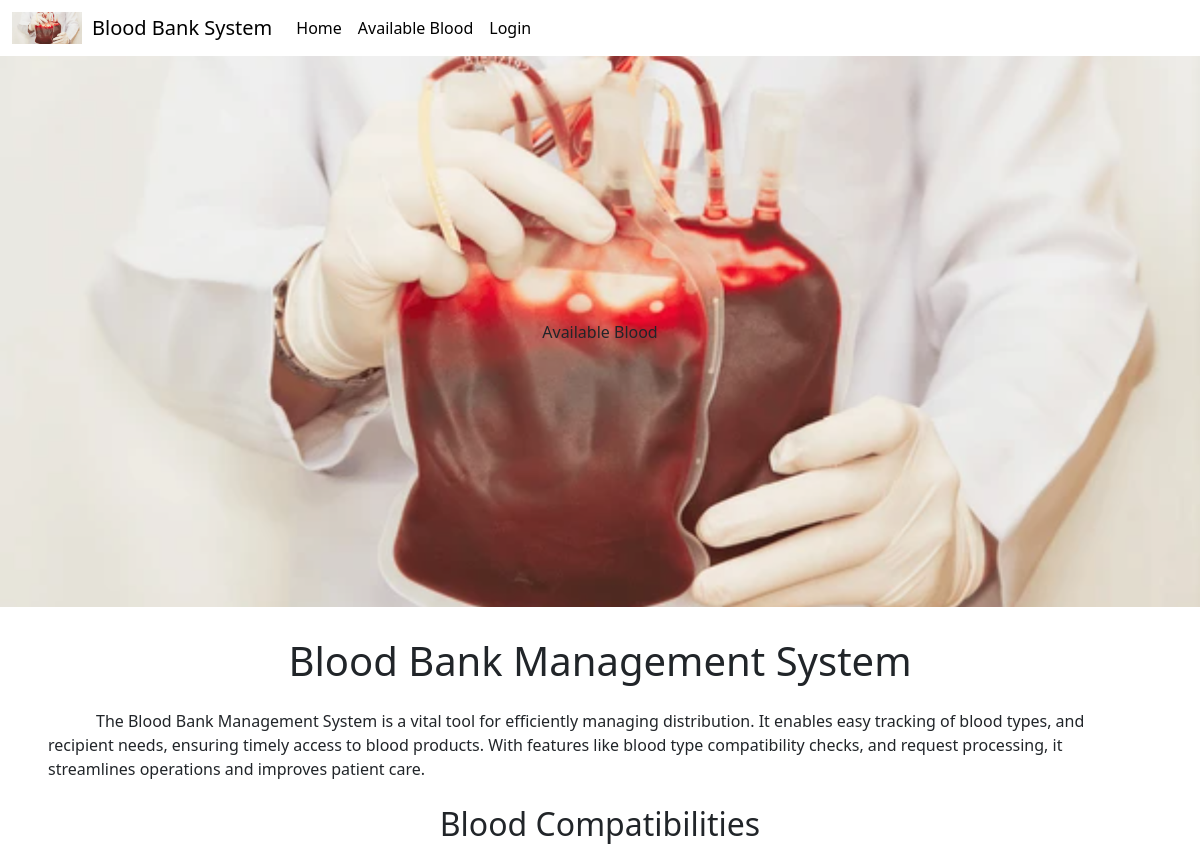
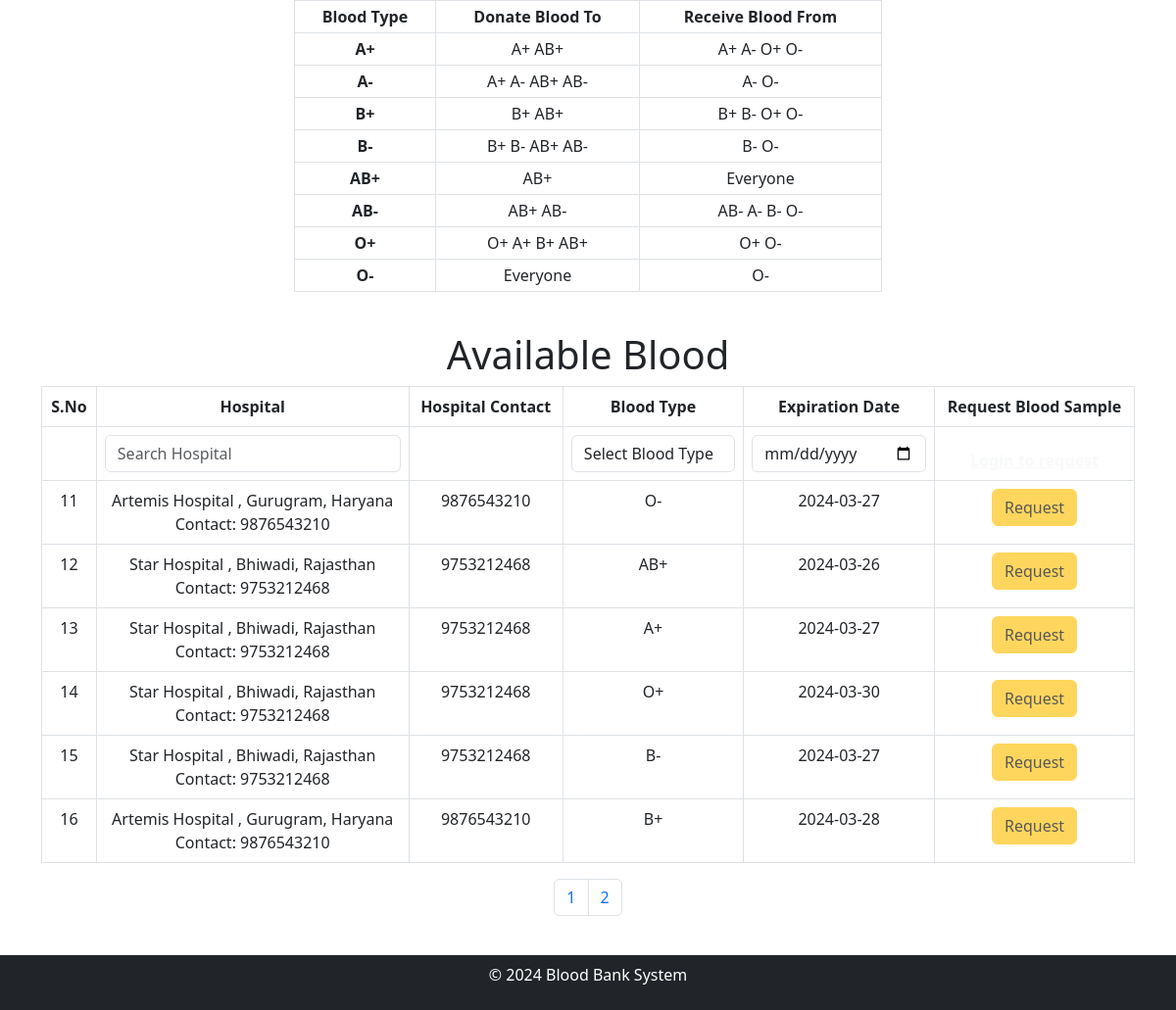
Screenshot of /?page=2 with the database file from the repository (2 pictures, top to bottom).
### tables this page shows
CREATE TABLE `add_blood` (
  `blood_info_id` int(11) NOT NULL,
  `hospital_id` int(11) DEFAULT NULL,
  `blood_type` varchar(10) DEFAULT NULL,
  `expiration_date` date DEFAULT NULL
);

CREATE TABLE `hospital` (
  `hospital_id` int(11) NOT NULL,
  `user_id` int(11) DEFAULT NULL,
  `hospital_name` varchar(255) DEFAULT NULL,
  `address` varchar(255) DEFAULT NULL,
  `phone_number` varchar(255) DEFAULT NULL
);

### index.php (the view, shortened to what this page needs)
<!DOCTYPE html>
<html lang="en">
<head>
    <link rel="stylesheet" href="https://cdnjs.cloudflare.com/ajax/libs/font-awesome/5.15.3/css/all.min.css">
    <link rel="stylesheet" href="https://cdn.jsdelivr.net/npm/bootstrap@5.3.0-alpha3/dist/css/bootstrap.min.css">
</head>
<body>
    <?php
        require('nav.php');
    ?>
    <div class="home">
        <img src="image1.png" alt="">
        <div class="button-container">
            <a href='#available' class="btn  m-2">Available Blood</a>
        </div>
    </div>
    <div class="m-4">
        <h1 class="text-center mb-4">Blood Bank Management System</h1>
        <div class="m-4">
        <span class="p-4 m-4 text-center">
The Blood Bank Management System is a vital tool for
efficiently managing distribution.
 It enables easy tracking of blood types,
  and recipient needs, ensuring timely access
 to blood products. With features like blood type compatibility checks, and
 request processing, it streamlines operations and
improves patient care.
</span>
    <h2 class="text-center mt-4 "style="margin-top:40px">Blood Compatibilities</h2>
        <div class="table-responsive m-4 d-flex justify-content-center">
            <table class="table table-bordered table-hover text-center table-sm" style="max-width: 600px;">
                <thead class="bg-dark text-white">
                    <tr>
                        <th>Blood Type</th>
                        <th>Donate Blood To</th>
                        <th>Receive Blood From</th>
                    </tr>
                </thead>
                <tbody>
                    <tr>
                        <th>A+</th>
                        <td>A+ AB+</td>
                        <td>A+ A- O+ O-</td>
                    </tr>
                    <tr>
                        <th>A-</th>
                        <td>A+ A- AB+ AB-</td>
                        <td>A- O-</th>
                    </tr>
                    <tr>
                        <th>B+</th>
                        <td>B+ AB+</td>
                        <td>B+ B- O+ O-</td>
                    </tr>
                    <tr>
                        <th>B-</th>
                        <td>B+ B- AB+ AB-</td>
                        <td>B- O-</td>
                    </tr>
                    <tr>
                        <th>AB+</th>
                        <td>AB+</td>
                        <td>Everyone</td>
                    </tr>
                    <tr>
                        <th>AB-</th>
                        <td>AB+ AB- </td>
                        <td>AB- A- B- O-</td>
                    </tr>
                    <tr>
                        <th> O+</th>
                        <td>O+ A+ B+ AB+</td>
                        <td>O+ O-</td>
                    </tr>
                    <tr>
                        <th>O-</th>
                        <td>Everyone</td>
                        <td>O-</td>
                    </tr>
                </tbody>
            </table>
        </div>
    </div>
    <div class="container">
        <h1 class="text-center " id="available">
            Available Blood
        </h1>
        <div class="table-responsive">
            <table class='table  table-bordered table-hover text-center'>
                <thead class="bg-danger text-white">
                    <tr>
                        <th>S.No</th>
                        <th>Hospital</th>
                        <th>Hospital Contact</th>
                        <th>Blood Type</th>
                        <th>Expiration Date</th>
                        <th>Request Blood Sample</th>
                    </tr>
                    <tr>
                        <th></th>
                        <th> <input class="form-control" id="hospitalSearch" type="text" name="hospital_query"
                                placeholder="Search Hospital"></th>
                        <th></th>
                        <th><select class="form-control" id="bloodTypeSearch" name="blood_type_query">
                                <option value="">Select Blood Type</option>
                            </select></th>
                        <th><input class="form-control" id="expirationDateSearch" type="date" name="expiration_query"
                                placeholder="Search Expiration Date"></th>
                        <th><a class="text-light" href="login.php">Login to request</a></th>
                    </tr>
                </thead>
                <?php
                include_once "config.php";
                $limit = 10;
                $page = isset($_GET['page']) ? $_GET['page'] : 1;
                $start = ($page - 1) * $limit;
                $totalRecordsQuery = "SELECT COUNT(*) AS total FROM add_blood";
                $totalRecordsResult = $conn->query($totalRecordsQuery);
                $totalRecords = $totalRecordsResult->fetch_assoc()['total'];
                $sql = "SELECT * FROM add_blood ORDER BY blood_info_id DESC LIMIT $start, $limit";
                $result = $conn->query($sql);
                if ($result->num_rows > 0) {
                    $i = $start + 1;
            while ($row = $result->fetch_assoc()) {
                $hospital_query = "SELECT * FROM hospital WHERE hospital_id = {$row['hospital_id']};";
                $hospital_details = $conn->query($hospital_query)->fetch_assoc();
                echo "<tr class='data-row'>";
                echo "<td>" . $i . "</td>";
                echo <<<details
                <td class='hospital'>{$hospital_details['hospital_name']} , {$hospital_details['address']}  <br>Contact: {$hospital_details['phone_number']}</td>
details;
echo <<<details
<td class='hospital'> {$hospital_details['phone_number']}</td>
details;
                echo "<td class='blood-type'>" . $row["blood_type"] . "</td>";
                echo "<td class='expiration-date'>" . $row["expiration_date"] . "</td>";
                echo "<td><button   class='btn btn-warning' disabled> Request</button> </td>";
                echo "</tr>";
                $i++;
            }
            echo "</table>";
        } else {
            echo "No blood samples available.";
        }
        ?>
                <nav aria-label="Page navigation">
                    <ul class="pagination justify-content-center">
                        <?php
                $totalPages = ceil($totalRecords / $limit);
                for ($i = 1; $i <= $totalPages; $i++) {
                    echo "<li class='page-item'><a class='page-link' href='?page=$i'>$i</a></li>";
                }
                ?>
                    </ul>
                </nav>
        </div>
    </div>
    </div>
    <footer class="bg-dark text-white py-2">
        <div class="container ">
            <div class="row">
                <div class="col-md-12 text-center">
                    <p>&copy; 2024 Blood Bank System</p>
                </div>
            </div>
        </div>
    </footer>
</body>
</html>

### index.php (style rules this page uses)
.home { position: relative; width: 100%; margin-bottom: 30px; }
.home img { margin: 0; width: 100%; display: block; }
.button-container { position: absolute; top: 50%; left: 50%; transform: translate(-50%, -50%); text-align: center; }

### rows the page displays
add_blood: hospital.hospital_name "Artemis Hospital", hospital.address "Gurugram, Haryana", hospital.phone_number "9876543210", blood_type "O-", expiration_date "2024-03-27"
add_blood: hospital.hospital_name "Star Hospital", hospital.address "Bhiwadi, Rajasthan", hospital.phone_number "9753212468", blood_type "AB+", expiration_date "2024-03-26"
add_blood: hospital.hospital_name "Star Hospital", hospital.address "Bhiwadi, Rajasthan", hospital.phone_number "9753212468", blood_type "A+", expiration_date "2024-03-27"
add_blood: hospital.hospital_name "Star Hospital", hospital.address "Bhiwadi, Rajasthan", hospital.phone_number "9753212468", blood_type "O+", expiration_date "2024-03-30"
add_blood: hospital.hospital_name "Star Hospital", hospital.address "Bhiwadi, Rajasthan", hospital.phone_number "9753212468", blood_type "B-", expiration_date "2024-03-27"
add_blood: hospital.hospital_name "Artemis Hospital", hospital.address "Gurugram, Haryana", hospital.phone_number "9876543210", blood_type "B+", expiration_date "2024-03-28"
